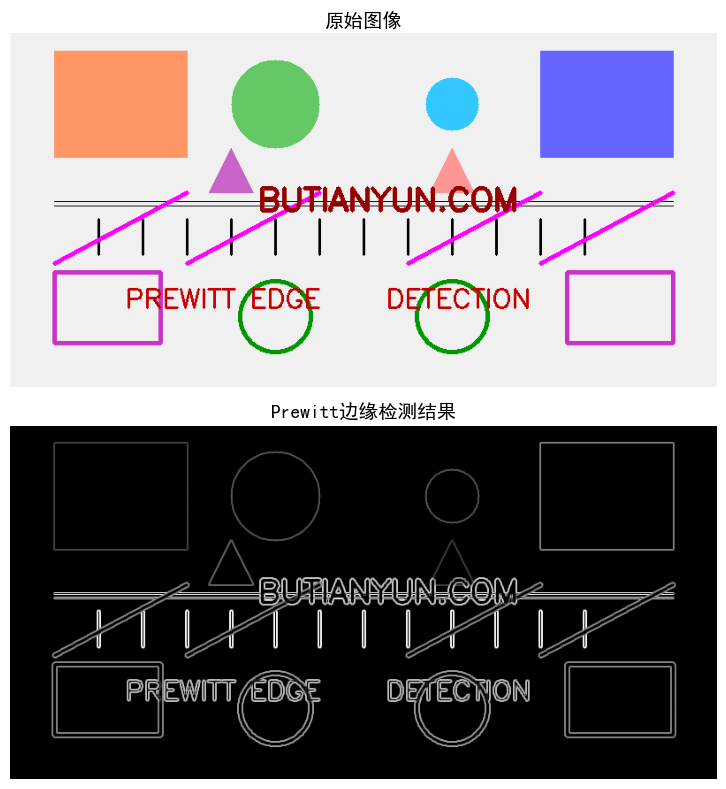

This figure's Python source:
# 本程序实现了Prewitt边缘检测算法。
# Prewitt算子是一种基于离散微分算子的边缘检测方法，
# 通过计算图像灰度函数的梯度来识别图像中的边缘。
# 与Sobel算子不同，Prewitt算子使用均匀权重的卷积核，
# 对水平和垂直方向的边缘进行检测。
# 程序包含图像灰度转换、Prewitt卷积核定义、卷积运算、梯度计算和图像归一化等核心步骤。
# 所有核心算法均使用Python原生实现，OpenCV仅用于图像文件的读写操作。



############################################################
#   微信公众号：计算机视觉技术
#   微信视频号：计算机视觉技术
#   网站         ：BUTIANYUN.COM
############################################################



import cv2
import numpy as np
import matplotlib.pyplot as plt

plt.rcParams['font.sans-serif'] = ['SimHei', 'DejaVu Sans']
plt.rcParams['axes.unicode_minus'] = False

def butianyun_read_image(filename):
    """读取图像文件"""
    return cv2.imread(filename)

def butianyun_write_image(filename, image):
    """写入图像文件"""
    cv2.imwrite(filename, image)

def butianyun_convert_to_gray(image):
    """将彩色图像转换为灰度图像"""
    if len(image.shape) == 3:
        gray = np.zeros((image.shape[0], image.shape[1]), dtype=np.uint8)
        for i in range(image.shape[0]):
            for j in range(image.shape[1]):
                gray[i, j] = int(0.299 * image[i, j, 2] + 0.587 * image[i, j, 1] + 0.114 * image[i, j, 0])
        return gray
    return image

def butianyun_pad_image(image, pad_size=1):
    """对图像进行边缘填充，便于卷积运算"""
    padded = np.pad(image, pad_size, mode='reflect')
    return padded

def butianyun_convolve(image, kernel):
    """卷积运算"""
    height, width = image.shape
    k_height, k_width = kernel.shape
    pad_size = k_height // 2
    padded = butianyun_pad_image(image, pad_size)
    result = np.zeros((height, width), dtype=np.float32)
    
    for i in range(height):
        for j in range(width):
            patch = padded[i:i+k_height, j:j+k_width]
            result[i, j] = np.sum(patch * kernel)
    
    return result

def butianyun_prewitt_kernel_x():
    """定义Prewitt水平方向卷积核"""
    return np.array([[-1, 0, 1], [-1, 0, 1], [-1, 0, 1]], dtype=np.float32)

def butianyun_prewitt_kernel_y():
    """定义Prewitt垂直方向卷积核"""
    return np.array([[-1, -1, -1], [0, 0, 0], [1, 1, 1]], dtype=np.float32)

def butianyun_calculate_gradient_magnitude(gradient_x, gradient_y):
    """计算梯度幅值"""
    magnitude = np.sqrt(gradient_x**2 + gradient_y**2)
    return magnitude

def butianyun_normalize_image(image):
    """将图像归一化到0-255范围"""
    if np.max(image) > 0:
        normalized = (image / np.max(image) * 255).astype(np.uint8)
    else:
        normalized = image.astype(np.uint8)
    return normalized

def butianyun_prewitt_edge_detection(image):
    """执行Prewitt边缘检测算法"""
    gray = butianyun_convert_to_gray(image)
    
    kernel_x = butianyun_prewitt_kernel_x()
    kernel_y = butianyun_prewitt_kernel_y()
    
    gradient_x = butianyun_convolve(gray, kernel_x)
    gradient_y = butianyun_convolve(gray, kernel_y)
    
    magnitude = butianyun_calculate_gradient_magnitude(gradient_x, gradient_y)
    edges = butianyun_normalize_image(magnitude)
    
    return edges

def butianyun_display_comparison(original, processed, algorithm_name, save_path):
    """对照显示原始图像和处理后的图像"""
    fig, (ax1, ax2) = plt.subplots(2, 1, figsize=(8, 8))
    
    if len(original.shape) == 3:
        original_rgb = cv2.cvtColor(original, cv2.COLOR_BGR2RGB)
        ax1.imshow(original_rgb)
    else:
        ax1.imshow(original, cmap='gray')
    ax1.set_title('原始图像', fontsize=14)
    ax1.axis('off')
    
    ax2.imshow(processed, cmap='gray')
    ax2.set_title('Prewitt边缘检测结果', fontsize=14)
    ax2.axis('off')
    
    plt.tight_layout()
    plt.savefig(save_path, dpi=100, bbox_inches='tight')
    plt.show()

def butianyun_main():
    """主函数"""
    input_filename = 'butianyun_computer_vision_input.png'
    output_filename = 'butianyun_computer_vision_output.png'
    comparison_filename = 'Prewitt边缘检测算法.png'
    
    image = butianyun_read_image(input_filename)
    
    edges = butianyun_prewitt_edge_detection(image)
    
    butianyun_write_image(output_filename, edges)
    
    butianyun_display_comparison(image, edges, 'Prewitt边缘检测算法', comparison_filename)

if __name__ == '__main__':
    butianyun_main()
